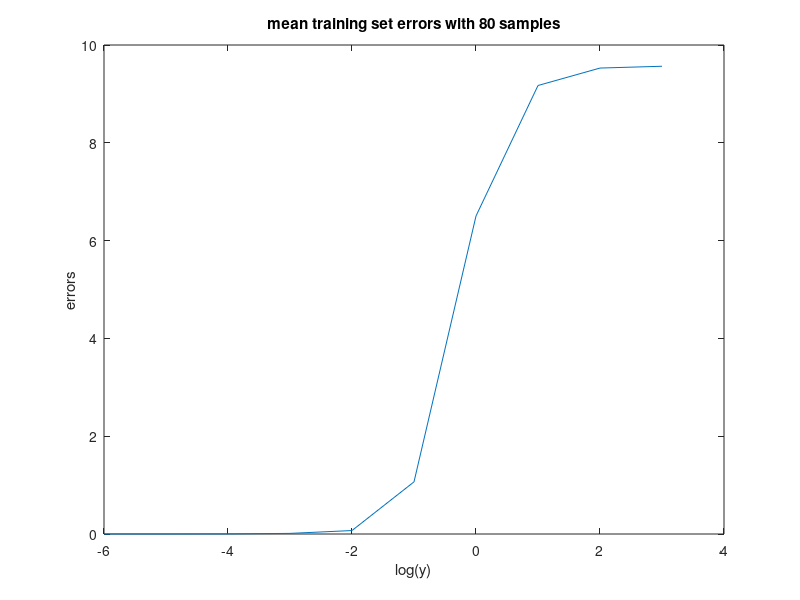
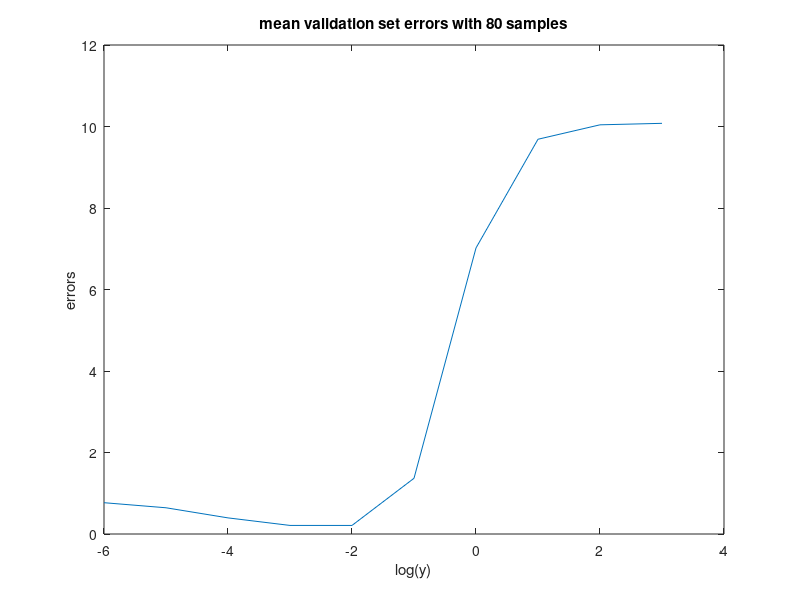
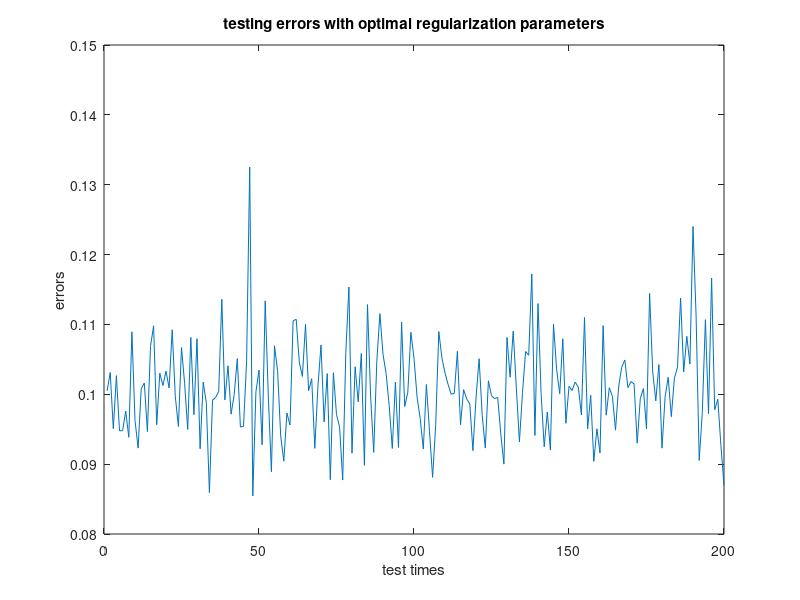

Recreate these plots in MATLAB, in order.
%This script shows excercise5 b)
clear
error_train = zeros(10,200);
error_validate = zeros(10,200);
error_test = zeros(1,200);
regularization_para = zeros(1,200);
for j = 1:200
    x = rand(600,10); %xi are drawn from the standard normal distribution. 
    w = rand(10,1); %Pick a random value for w from the standard normal distribution
    n = rand(600,1); %ni are drawn from the standard normal distribution. 

    y = x*w + n; %generate a noisy random data set, containing 600 samples

    x_train = x(1:8,:); %Split the data set into a training set of size 80
    y_train = y(1:8,:);
    x_validate = x(9:10,:); %Split the data set into a validation set of size 20
    y_validate = y(9:10,:);
    x_test = x(101:600,:); % Split the data set into a test set of size 500.
    y_test = y(101:600,:);

    k=1;
    minError = 10000;
    for i = -6:1:3
        w_train = (x_train'*x_train + 10^(i)*100*eye(10)) \ x_train' * y_train; %perform ridge regression
        y_validate_train = x_validate*w_train; %generate new new noisy data set using estimated w

        %%Using equation (3) compute the mean squared error on the training set
        error_train(k,j) = 8 \ (w_train' * x_train' * x_train * w_train - 2 * y_train'...
            * x_train * w_train + y_train' * y_train); 

        %Using equation (3) compute the mean squared error on the test sets
        error_validate(k,j) = 2 \ (w_train' * x_validate' * x_validate * w_train - 2 * y_validate'...
            * x_validate * w_train + y_validate' * y_validate); 
        if (error_validate(k,j)<minError)
            minError = error_validate(k,j);
            minParameter = i;
        end
        k=k+1;
    end
    x_train_final = x(1:100,:); %training set for testing
    y_train_final = y(1:100,:);
    w_train_test = (x_train_final'*x_train_final + 10^(minParameter)*100*eye(10)) \ x_train_final' * y_train_final; %perform ridge regression
    y_test_train = x_test*w_train_test; %generate new new noisy data set using estimated w

    %%Using equation (3) compute the mean squared error on the training set
    error_train_test(j) = 100 \ (w_train_test' * x_train_final' * x_train_final * w_train_test - 2 * y_train_final'...
	* x_train_final * w_train_test + y_train_final' * y_train_final); 

    %Using equation (3) compute the mean squared error on the test sets
    error_test(j) = 500 \ (w_train_test' * x_test' * x_test * w_train_test - 2 * y_test'...
    * x_test * w_train_test + y_test' * y_test); 
    regularization_para(j) = 10^(minParameter);
end


error_train_p = zeros(10,1);
error_validate_p = zeros(10,1);
for i = 1:10
    error_train_p(i) = mean(error_train(i,:));
    error_validate_p(i) = mean(error_validate(i,:));
end
i = -6:1:3;
figure
plot(i,error_train_p);
title('mean training set errors with 80 samples')
xlabel('log(y)')
ylabel('errors')
figure
plot(i,error_validate_p);
title('mean validation set errors with 80 samples')
xlabel('log(y)')
ylabel('errors')
i = 1:200;
figure
plot(i,error_test);
title('testing errors with optimal regularization parameters')
xlabel('test times')
ylabel('errors')

'The average of regularization parameter is'
meanRegular = mean(regularization_para)